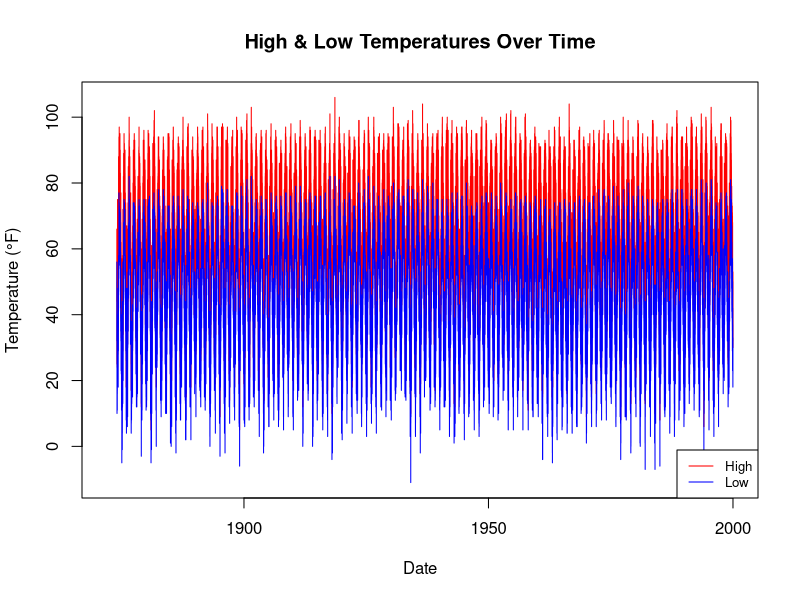
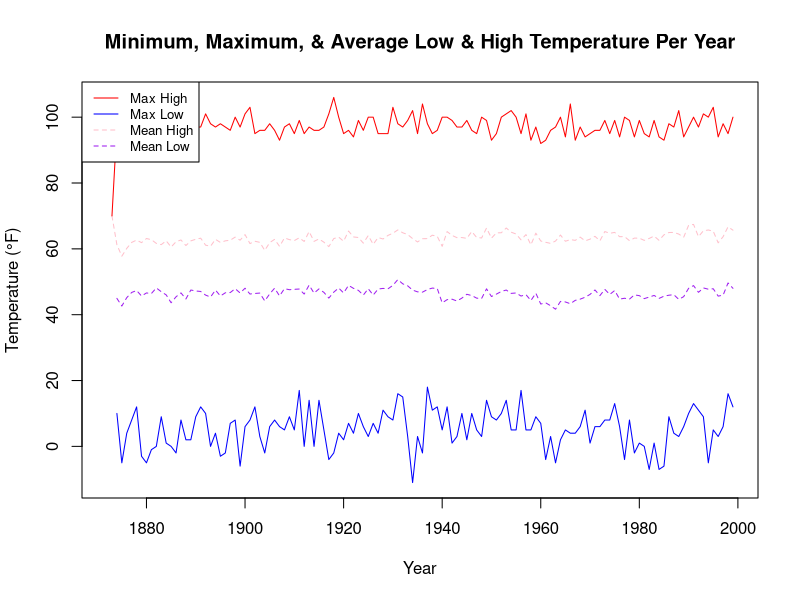
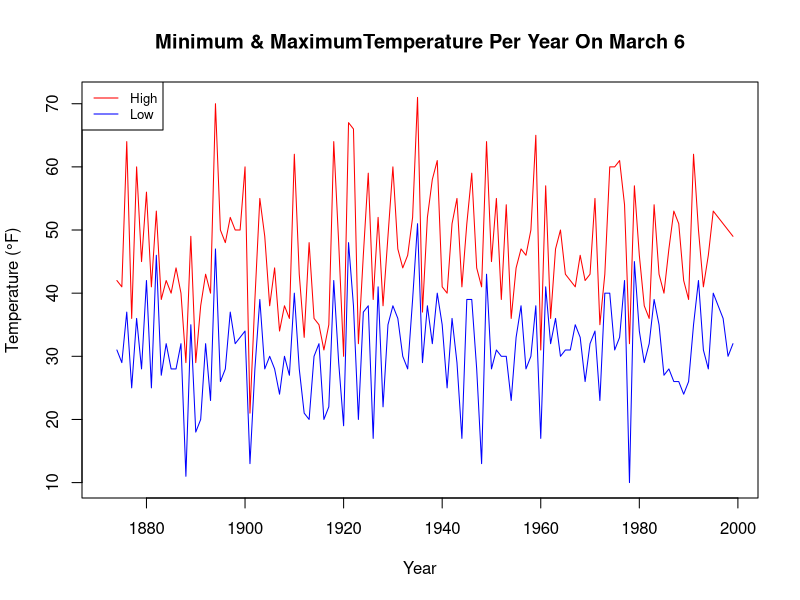
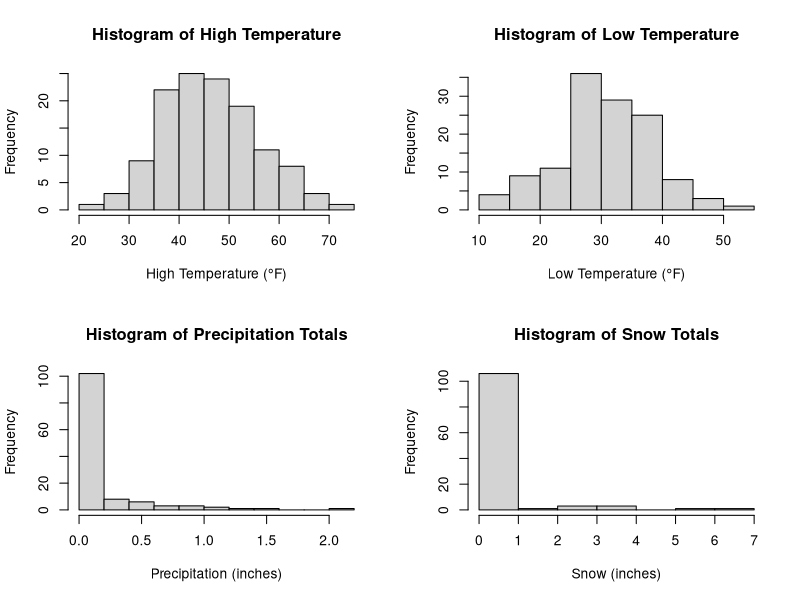

Reproduce these figures in R, in order.
## ---- chunk 1
library(readxl)

we_dat <- read_excel("Philadelphia Temperatures - ALL.xlsx")

summary(we_dat)
## ---- chunk 2
we_dat$High[we_dat$High == -999] <- NA
we_dat$Low[we_dat$Low == -999] <- NA
we_dat$Precip[we_dat$Precip == -999] <- NA
we_dat$Snow[we_dat$Snow == -999] <- NA

summary(we_dat)
## ---- chunk 3
we_dat$Precip[we_dat$Precip < 0] <- 1
we_dat$Snow[we_dat$Snow < 0] <- 1

summary(we_dat)
## ---- chunk 4
we_dat$Precip_inches <- we_dat$Precip / 100
we_dat$Snow_inches <- we_dat$Snow / 10

summary(we_dat)
## ---- chunk 5
we_dat$Date <- as.Date(paste(we_dat$Year, "-", we_dat$Month, "-", we_dat$Day, 
                             sep = ""))

plot(x = we_dat$Date, y = we_dat$High, type = "l", col = "red", 
     ylim = c(min(we_dat$Low, na.rm = TRUE), max(we_dat$High, na.rm = TRUE)), 
     main = "High & Low Temperatures Over Time", xlab = "Date", 
     ylab = "Temperature (°F)")
points(x = we_dat$Date, y = we_dat$Low, type = "l", col = "blue")
legend("bottomright", lty = c(1, 1), col = c("red", "blue"), 
       legend = c("High", "Low"), cex = 0.8)
## ---- chunk 6
library(plyr)

we_dat_year <- ddply(we_dat, .(Year), summarize, min_low = min(Low, na.rm = TRUE),
                     mean_low = mean(Low, na.rm = TRUE), 
                     max_high = max(High, na.rm = TRUE), 
                     mean_high = mean(High, na.rm = TRUE))

we_dat_year$min_low[is.nan(we_dat_year$min_low) | is.infinite(we_dat_year$min_low)] <- NA
we_dat_year$mean_low[is.nan(we_dat_year$mean_low) | is.infinite(we_dat_year$mean_low)] <- NA
we_dat_year$mean_high[is.nan(we_dat_year$mean_high) | is.infinite(we_dat_year$mean_high)] <- NA
we_dat_year$max_high[is.nan(we_dat_year$max_high) | is.infinite(we_dat_year$max_high)] <- NA

plot(x = we_dat_year$Year, y = we_dat_year$min_low, type = "l", col = "blue", 
     ylim = c(min(we_dat_year$min_low, na.rm = TRUE), max(we_dat_year$max_high, na.rm = TRUE)),
     main = "Minimum, Maximum, & Average Low & High Temperature Per Year", 
     ylab = "Temperature (°F)", xlab = "Year")
points(x = we_dat_year$Year, y = we_dat_year$mean_low, type = "l", col = "purple", lty = 2)
points(x = we_dat_year$Year, y = we_dat_year$mean_high, type = "l", col = "pink", lty = 2)
points(x = we_dat_year$Year, y = we_dat_year$max_high, type = "l", col = "red", lty = 1)
legend("topleft", lty = c(1, 1, 2, 2), col = c("red", "blue", "pink", "purple"), 
       legend = c("Max High", "Max Low", "Mean High", "Mean Low"), cex = 0.8)
## ---- chunk 7
we_dat_0306 <- we_dat[we_dat$Month == 3 & we_dat$Day == 6, ]

plot(x = we_dat_0306$Year, y = we_dat_0306$Low, type = "l", col = "blue", 
     ylim = c(min(we_dat_0306$Low, na.rm = TRUE), max(we_dat_0306$High, na.rm = TRUE)),
     main = "Minimum & MaximumTemperature Per Year On March 6", 
     ylab = "Temperature (°F)", xlab = "Year")
points(x = we_dat_0306$Year, y = we_dat_0306$High, type = "l", col = "red")
legend("topleft", lty = c(1, 1), col = c("red", "blue"), legend = c("High", "Low"), cex = 0.8)
## ---- chunk 8
par(mfrow = c(2, 2))

hist(we_dat_0306$High, main = "Histogram of High Temperature", xlab = "High Temperature (°F)")
hist(we_dat_0306$Low, main = "Histogram of Low Temperature", xlab = "Low Temperature (°F)")
hist(we_dat_0306$Precip_inches, main = "Histogram of Precipitation Totals", xlab = "Precipitation (inches)")
hist(we_dat_0306$Snow_inches, main = "Histogram of Snow Totals", xlab = "Snow (inches)")
## ---- chunk 9
upper_high <- (mean(we_dat_0306$High, na.rm = TRUE) + 
                       qt(0.05, 
                          df = length(we_dat_0306$High[!is.na(we_dat_0306$High)]) - 1, 
                          lower.tail = FALSE) * 
                       (sd(we_dat_0306$High, na.rm = TRUE) / 
                                sqrt(length(we_dat_0306$High[!is.na(we_dat_0306$High)]))))
lower_high <- (mean(we_dat_0306$High, na.rm = TRUE) - 
                       qt(0.05, 
                          df = length(we_dat_0306$High[!is.na(we_dat_0306$High)]) - 1, 
                          lower.tail = FALSE) * 
                       (sd(we_dat_0306$High, na.rm = TRUE) / 
                                sqrt(length(we_dat_0306$High[!is.na(we_dat_0306$High)]))))

upper_low <- (mean(we_dat_0306$Low, na.rm = TRUE) + 
                       qt(0.05, 
                          df = length(we_dat_0306$Low[!is.na(we_dat_0306$Low)]) - 1, 
                          lower.tail = FALSE) * 
                       (sd(we_dat_0306$Low, na.rm = TRUE) / 
                                sqrt(length(we_dat_0306$Low[!is.na(we_dat_0306$Low)]))))
lower_low <- (mean(we_dat_0306$Low, na.rm = TRUE) - 
                       qt(0.05, 
                          df = length(we_dat_0306$Low[!is.na(we_dat_0306$Low)]) - 1, 
                          lower.tail = FALSE) * 
                       (sd(we_dat_0306$Low, na.rm = TRUE) / 
                                sqrt(length(we_dat_0306$Low[!is.na(we_dat_0306$Low)]))))

upper_precip <- (mean(we_dat_0306$Precip_inches, na.rm = TRUE) + 
                       qt(0.05, 
                          df = length(we_dat_0306$Precip_inches[!is.na(we_dat_0306$Precip_inches)]) - 1, 
                          lower.tail = FALSE) * 
                       (sd(we_dat_0306$Precip_inches, na.rm = TRUE) / 
                                sqrt(length(we_dat_0306$Precip_inches[!is.na(we_dat_0306$Precip_inches)]))))
lower_precip <- (mean(we_dat_0306$Precip_inches, na.rm = TRUE) - 
                       qt(0.05, 
                          df = length(we_dat_0306$Precip_inches[!is.na(we_dat_0306$Precip_inches)]) - 1, 
                          lower.tail = FALSE) * 
                       (sd(we_dat_0306$Precip_inches, na.rm = TRUE) / 
                                sqrt(length(we_dat_0306$Precip_inches[!is.na(we_dat_0306$Precip_inches)]))))

upper_snow <- (mean(we_dat_0306$Snow_inches, na.rm = TRUE) + 
                       qt(0.05, 
                          df = length(we_dat_0306$Snow_inches[!is.na(we_dat_0306$Snow_inches)]) - 1, 
                          lower.tail = FALSE) * 
                       (sd(we_dat_0306$Snow_inches, na.rm = TRUE) / 
                                sqrt(length(we_dat_0306$Snow_inches[!is.na(we_dat_0306$Snow_inches)]))))
lower_snow <- (mean(we_dat_0306$Snow_inches, na.rm = TRUE) - 
                       qt(0.05, 
                          df = length(we_dat_0306$Snow_inches[!is.na(we_dat_0306$Snow_inches)]) - 1, 
                          lower.tail = FALSE) * 
                       (sd(we_dat_0306$Snow_inches, na.rm = TRUE) / 
                                sqrt(length(we_dat_0306$Snow_inches[!is.na(we_dat_0306$Snow_inches)]))))
## ---- chunk 10
high_samples <- replicate(10000, sample(we_dat_0306$High[!is.na(we_dat_0306$High)], 
                                        replace = TRUE))
high_means <- apply(high_samples, 2, median)

low_samples <- replicate(10000, sample(we_dat_0306$Low[!is.na(we_dat_0306$Low)], 
                                        replace = TRUE))
low_means <- apply(low_samples, 2, median)

precip_samples <- replicate(10000, sample(we_dat_0306$Precip_inches[!is.na(we_dat_0306$Precip_inches)], 
                                        replace = TRUE))
precip_means <- apply(precip_samples, 2, median)

snow_samples <- replicate(10000, sample(we_dat_0306$Snow_inches[!is.na(we_dat_0306$Snow_inches)], 
                                        replace = TRUE))
snow_means <- apply(snow_samples, 2, median)
